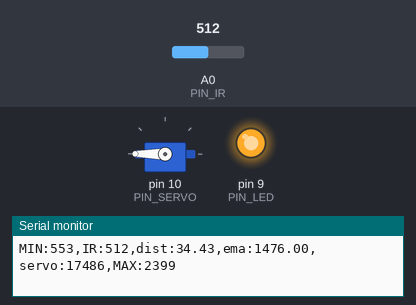
A sketch run on a simulated Arduino Uno, built with avr-gcc and run on an emulated ATmega328P. On the bench: servo, output pins drawn as LEDs (lit = HIGH), the last lines printed to the serial monitor. The test bench sets the inputs (shaded band); at power-on: A0 (PIN_IR) = 512.

Above: at 1.2 s.
1.3 s: A0 (PIN_IR) set to 356
2.8 s: A0 (PIN_IR) set to 333
At 4.4 s:
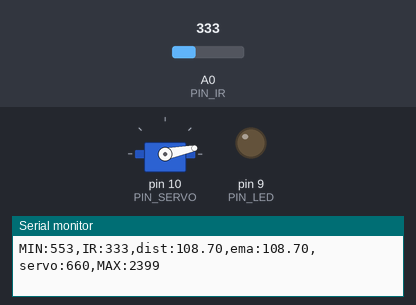
5.8 s: A0 (PIN_IR) set to 240
At 6.7 s:
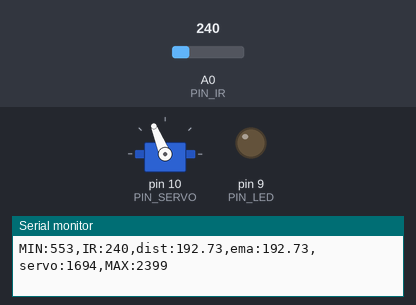
8.8 s: A0 (PIN_IR) set to 306
At 9.9 s:
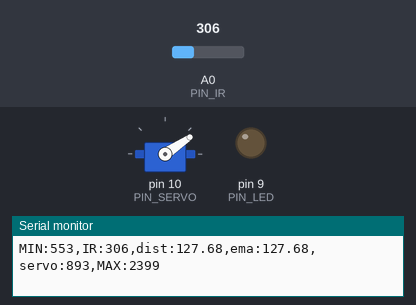
11.8 s: A0 (PIN_IR) set to 122
At 12.1 s:
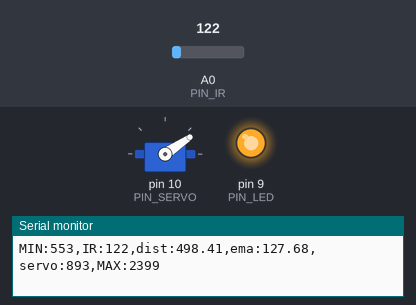
Timing chart, 0 to 14.3 s (numbered marks = the images above; inputs shaded):
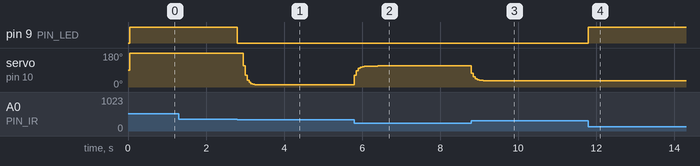

The sketch:

____9-1___.ino
```cpp
#include <Servo.h>

// Arduino pin assignment

#define PIN_POTENTIOMETER 3 // Potentiometer at Pin A3
// Add IR Sensor Definition Here !!!
#define PIN_IR 0 // IR at Pin A0
#define PIN_SERVO 10
#define PIN_LED 9

#define _DUTY_MIN 553  // servo full clock-wise position (0 degree)
#define _DUTY_NEU 1476 // servo neutral position (90 degree)
#define _DUTY_MAX 2399 // servo full counter-clockwise position (180 degree)

#define LOOP_INTERVAL 50   // Loop Interval (unit: msec)
#define _EMA_ALPHA 0.5
float  dist, dist_raw;
float dist_prev=_DUTY_NEU;
float dist_ema=_DUTY_NEU;
Servo myservo;
unsigned long last_loop_time;   // unit: msec

void setup()
{
  pinMode(PIN_LED, OUTPUT);
  myservo.attach(PIN_SERVO);
  myservo.writeMicroseconds(_DUTY_NEU);

  Serial.begin(57600);
}

void loop()
{
  unsigned long time_curr = millis();
  int a_value, duty;


  // wait until next event time
  if (time_curr < (last_loop_time + LOOP_INTERVAL))
    return;
  last_loop_time += LOOP_INTERVAL;


  // Remove Next line !!!
  a_value = analogRead(PIN_IR);
  float dist = (6762.0/(a_value-9)-4.0)*10.0 - 60.0;
  dist_raw=dist;
  // Read IR Sensor value !!!
  // Convert IR sensor value into distance !!!
  // we need distance range filter here !!!
  // we need EMA filter here !!!
  if (dist_raw<100){
    dist_raw = dist_prev;
    digitalWrite(PIN_LED, 1);
  } else if(dist_raw>250){
    dist_raw = dist_prev;
    digitalWrite(PIN_LED, 1);
  }else{
    digitalWrite(PIN_LED, 0);       // LED ON
    dist_prev = dist_raw;
  }
  dist_ema = _EMA_ALPHA*dist_raw+(1-_EMA_ALPHA)*dist_ema;

  // map distance into duty
  // duty = map(a_value, 0, 1023, _DUTY_MIN, _DUTY_MAX);
  duty=553 + (dist_ema-100)/150*1846;
  myservo.writeMicroseconds(duty);

  // print IR sensor value, distnace, duty !!!
  Serial.print("MIN:"); Serial.print(_DUTY_MIN);
  Serial.print(",IR:"); Serial.print(a_value);
  Serial.print(",dist:"); Serial.print(dist);
  Serial.print(",ema:"); Serial.print(dist_ema);
  Serial.print(",servo:"); Serial.print(duty);
  Serial.print(",MAX:"); Serial.print(_DUTY_MAX);
  Serial.println("");
  // Serial.print(" = ");
  // Serial.print((a_value / 1024.0) * 5.0);
  // Serial.print(" Volt => Duty : ");
  // Serial.print(duty);
  // Serial.println("usec");
}
```

Measured:
- the behaviour switches between 348 and 347 on A0 (PIN_IR) (found by bisection; images 0 and 1)
- after the input at 2.8 s, pin 9 (PIN_LED): HIGH → LOW at once; servo on pin 10 (PIN_SERVO): moves from 180° to 11° over 0.45 s, starting after 0.15 s
- after the input at 5.8 s, servo on pin 10 (PIN_SERVO): 11° → 111° at once, → 112° 0.60 s later
- after the input at 8.8 s, servo on pin 10 (PIN_SERVO): 112° → 34° at once
- after the input at 11.8 s, pin 9 (PIN_LED): LOW → HIGH at once
